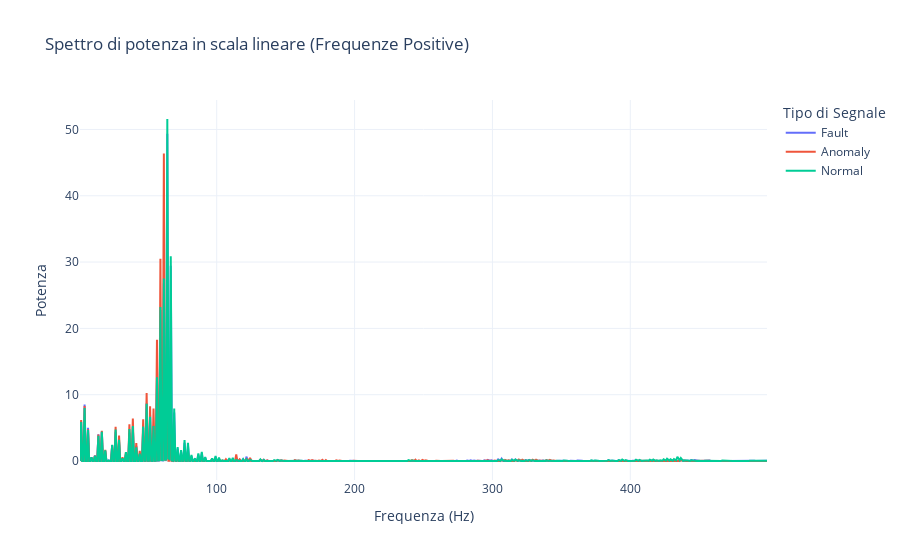

Here is the notebook cell this chart was saved with:
### Code cell
# selezione delle freq positive
positive_freqs = freq[:len(freq)//2]
fft_fault_positive = fft_fault[1:len(fft_fault)//2]
fft_anomaly_positive = fft_anomaly[1:len(fft_anomaly)//2]
fft_normal_positive = fft_normal[1:len(fft_normal)//2]

print(len(fft_anomaly_positive))
print(len(fft_fault_positive))
print(len(fft_normal_positive))
print(len(positive_freqs))


#spettro di potenza
power_spectrum_fault_positive = np.abs(fft_fault_positive) ** 2 / len(fft_fault_positive)
power_spectrum_anomaly_positive = np.abs(fft_anomaly_positive) ** 2 / len(fft_anomaly_positive)
power_spectrum_normal_positive = np.abs(fft_normal_positive) ** 2 / len(fft_normal_positive)

# Plot
# plt.figure(figsize=(12, 8))
# plt.plot(positive_freqs, power_spectrum_fault_positive, label='Fault')
# plt.plot(positive_freqs, power_spectrum_anomaly_positive, label='Anomaly')
# plt.plot(positive_freqs, power_spectrum_normal_positive, label='Normal')
# plt.title('Spettro di potenza in scala lineare (Frequenze Positive)')
# plt.xlabel('Frequenza (Hz)')
# plt.ylabel('Potenza')
# plt.legend()
# plt.grid()
# plt.show()

fig = go.Figure()

fig.add_trace(go.Scatter(x=positive_freqs, y=power_spectrum_fault_positive, mode='lines', name='Fault'))
fig.add_trace(go.Scatter(x=positive_freqs, y=power_spectrum_anomaly_positive, mode='lines', name='Anomaly'))
fig.add_trace(go.Scatter(x=positive_freqs, y=power_spectrum_normal_positive, mode='lines', name='Normal'))

fig.update_layout(
    title='Spettro di potenza in scala lineare (Frequenze Positive)',
    xaxis_title='Frequenza (Hz)',
    yaxis_title='Potenza',
    legend_title='Tipo di Segnale',
    template='plotly_white'
)

fig.show()

### Figure 1 — Plotly figure (JSON) as saved in the notebook; plotly's stock layout.template omitted (floating-point values rounded to 4 significant figures; data arrays with more than 128 entries replaced by an {"elided": "..."} marker saying what was removed)
{"data": [{"mode": "lines", "name": "Fault", "type": "scatter", "x": {"elided": "599 float values"}, "y": {"elided": "599 float values"}}, {"mode": "lines", "name": "Anomaly", "type": "scatter", "x": {"elided": "599 float values"}, "y": {"elided": "599 float values"}}, {"mode": "lines", "name": "Normal", "type": "scatter", "x": {"elided": "599 float values"}, "y": {"elided": "599 float values"}}], "layout": {"legend": {"title": {"text": "Tipo di Segnale"}}, "title": {"text": "Spettro di potenza in scala lineare (Frequenze Positive)"}, "xaxis": {"title": {"text": "Frequenza (Hz)"}}, "yaxis": {"title": {"text": "Potenza"}}}}
